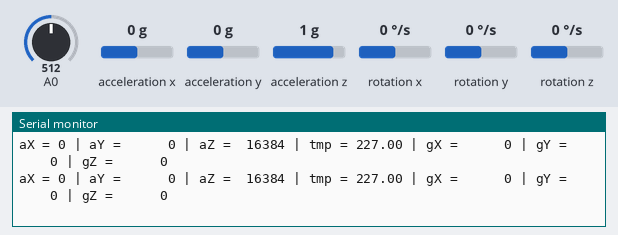
A sketch run on a simulated ESP8266 (NodeMCU). Parts: the last lines printed to the serial monitor. Wiring (inferred from the names in the program): MPU-6050 motion sensor at I2C address 0x68. The inputs (shaded band) are chosen by the test bench; at power-on: acceleration y 0 g, acceleration z 1 g, rotation x 0 °/s, rotation y 0 °/s, rotation z 0 °/s, A0 = 512, acceleration x 0 g. WiFi joins after 1.5 s; servers stay silent unless stated.

Above: at 6.1 s.
6.2 s: acceleration y set to -1.4 g
At 6.43 s:
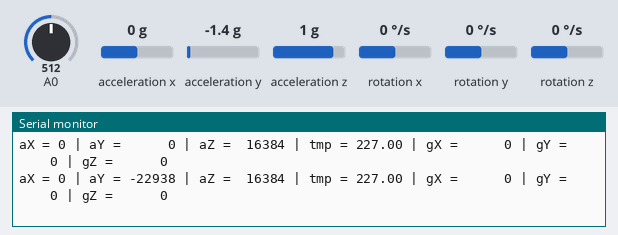
8.3 s: acceleration z set to -1.4 g
At 8.56 s:
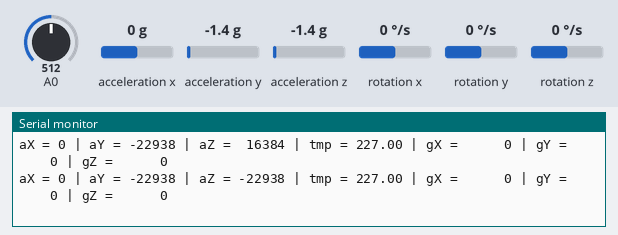
10.4 s: rotation x set to -192 °/s
At 10.69 s:
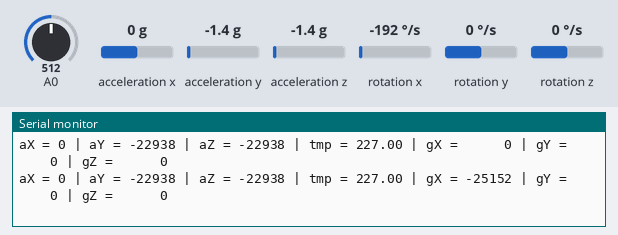
12.5 s: rotation y set to -192 °/s
At 12.82 s:
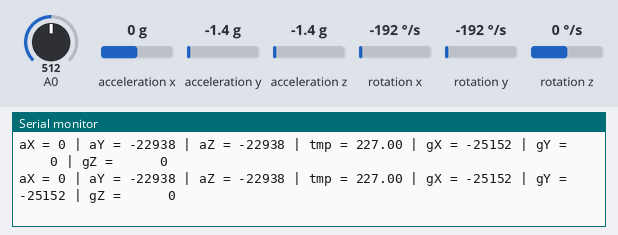
14.7 s: rotation z set to -192 °/s
At 14.95 s:
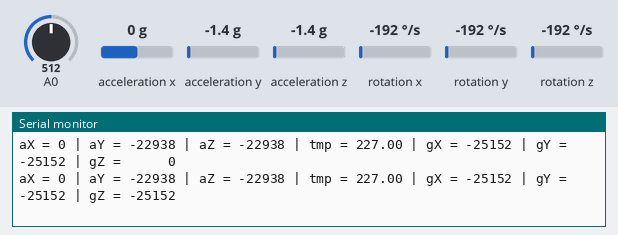
16.8 s: A0 set to 716
At 17.08 s:
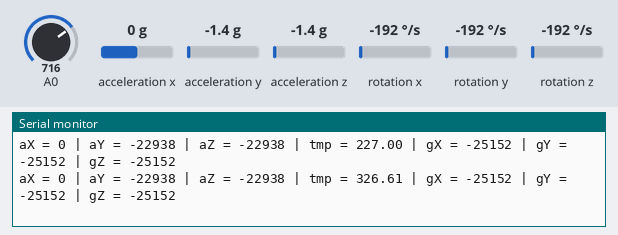

Measured:
- after the input at 6.2 s, the serial monitor: prints a new line at once (image 1)
- after the input at 8.3 s, the serial monitor: prints a new line after 0.05 s (image 2)
- after the input at 10.4 s, the serial monitor: prints a new line after 0.08 s (image 3)
- after the input at 12.5 s, the serial monitor: prints a new line after 0.11 s (image 4)
- after the input at 14.7 s, the serial monitor: prints a new line at once (image 5)
- after the input at 16.8 s, the serial monitor: prints a new line after 0.07 s (image 6)

The sketch:

Temperature_and_Vibration_Monitoring.ino
```cpp
#include "Wire.h" // This library allows you to communicate with I2C devices.
#include "ThingSpeak.h"
#include <ESP8266WiFi.h>
int value=0;            //initializing variables
float volts=0.0;
float t=0.0;

//----------------  Fill in your credentails   ---------------------
char ssid[] = "GDG";             // your network SSID (name)
char pass[] = "12345678";         // your network password
unsigned long myChannelNumber = 615617;  // Replace the 0 with your channel number
const char * myWriteAPIKey = "XJ47V3LA9AXZAV9C";// Paste your ThingSpeak Write API Key between the quotes
WiFiClient client;

//------------------------------------------------------------------

const int MPU_ADDR = 0x68; // I2C address of the MPU-6050. If AD0 pin is set to HIGH, the I2C address will be 0x69.
int16_t accelerometer_x, accelerometer_y, accelerometer_z; // variables for accelerometer raw data
int16_t gyro_x, gyro_y, gyro_z; // variables for gyro raw data
int16_t temperature; // variables for temperature data
char tmp_str[7]; // temporary variable used in convert function
char* convert_int16_to_str(int16_t i) { // converts int16 to string. Moreover, resulting strings will have the same length in the debug monitor.
  sprintf(tmp_str, "%6d", i);
  return tmp_str;

}

void setup() {
  //Initialize serial and wait for port to open:
  Serial.begin(115200);
  while (!Serial) {
    ; // wait for serial port to connect. Needed for native USB port only
  }
  WiFi.mode(WIFI_STA);
  ThingSpeak.begin(client);
  //

  Wire.begin();
  Wire.beginTransmission(MPU_ADDR); // Begins a transmission to the I2C slave (GY-521 board)
  Wire.write(0x6B); // PWR_MGMT_1 register
  Wire.write(0); // set to zero (wakes up the MPU-6050)
  Wire.endTransmission(true);

}

void loop() {

  // Connect or reconnect to WiFi
  if(WiFi.status() != WL_CONNECTED){
    Serial.print("Attempting to connect to SSID: ");
    while(WiFi.status() != WL_CONNECTED){
      WiFi.begin(ssid, pass);
      Serial.print(".");
      delay(5000);
    }
    Serial.println("\nConnected.");
  }

  Wire.beginTransmission(MPU_ADDR);
  Wire.write(0x3B); // starting with register 0x3B (ACCEL_XOUT_H) [MPU-6000 and MPU-6050 Register Map and Descriptions Revision 4.2, p.40]
  Wire.endTransmission(false); // the parameter indicates that the Arduino will send a restart. As a result, the connection is kept active.
  Wire.requestFrom(MPU_ADDR, 7*2, true); // request a total of 7*2=14 registers

  // "Wire.read()<<8 | Wire.read();" means two registers are read and stored in the same variable
  accelerometer_x = Wire.read()<<8 | Wire.read(); // reading registers: 0x3B (ACCEL_XOUT_H) and 0x3C (ACCEL_XOUT_L)
  accelerometer_y = Wire.read()<<8 | Wire.read(); // reading registers: 0x3D (ACCEL_YOUT_H) and 0x3E (ACCEL_YOUT_L)
  accelerometer_z = Wire.read()<<8 | Wire.read(); // reading registers: 0x3F (ACCEL_ZOUT_H) and 0x40 (ACCEL_ZOUT_L)
  temperature = Wire.read()<<8 | Wire.read(); // reading registers: 0x41 (TEMP_OUT_H) and 0x42 (TEMP_OUT_L)
  gyro_x = Wire.read()<<8 | Wire.read(); // reading registers: 0x43 (GYRO_XOUT_H) and 0x44 (GYRO_XOUT_L)
  gyro_y = Wire.read()<<8 | Wire.read(); // reading registers: 0x45 (GYRO_YOUT_H) and 0x46 (GYRO_YOUT_L)
  gyro_z = Wire.read()<<8 | Wire.read(); // reading registers: 0x47 (GYRO_ZOUT_H) and 0x48 (GYRO_ZOUT_L)

  value=analogRead(A0);          //read from A0
  volts=(value/1024.0)*5.0;      //conversion to volts
  t= (volts*100.0)-23;

   //print out data
  Serial.print("aX = "); Serial.print(accelerometer_x);
  Serial.print(" | aY = "); Serial.print(convert_int16_to_str(accelerometer_y));
  Serial.print(" | aZ = "); Serial.print(convert_int16_to_str(accelerometer_z));
  // the following equation was taken from the documentation [MPU-6000/MPU-6050 Register Map and Description, p.30]
  Serial.print(" | tmp = "); Serial.print(t);
  Serial.print(" | gX = "); Serial.print(convert_int16_to_str(gyro_x));
  Serial.print(" | gY = "); Serial.print(convert_int16_to_str(gyro_y));
  Serial.print(" | gZ = "); Serial.print(convert_int16_to_str(gyro_z));
  Serial.println();


  // Write to ThingSpeak. There are up to 8 fields in a channel, allowing you to store up to 8 different
  // pieces of information in a channel.  Here, we write to field 1.
  ThingSpeak.setField(1,t);
  ThingSpeak.setField(2,accelerometer_x);
  ThingSpeak.setField(3,accelerometer_y);
  ThingSpeak.setField(4,accelerometer_z);
  ThingSpeak.setField(5,gyro_x);
  ThingSpeak.setField(6,gyro_y);
  ThingSpeak.setField(7,gyro_z);
  ThingSpeak.writeFields(myChannelNumber, myWriteAPIKey);

}
```
